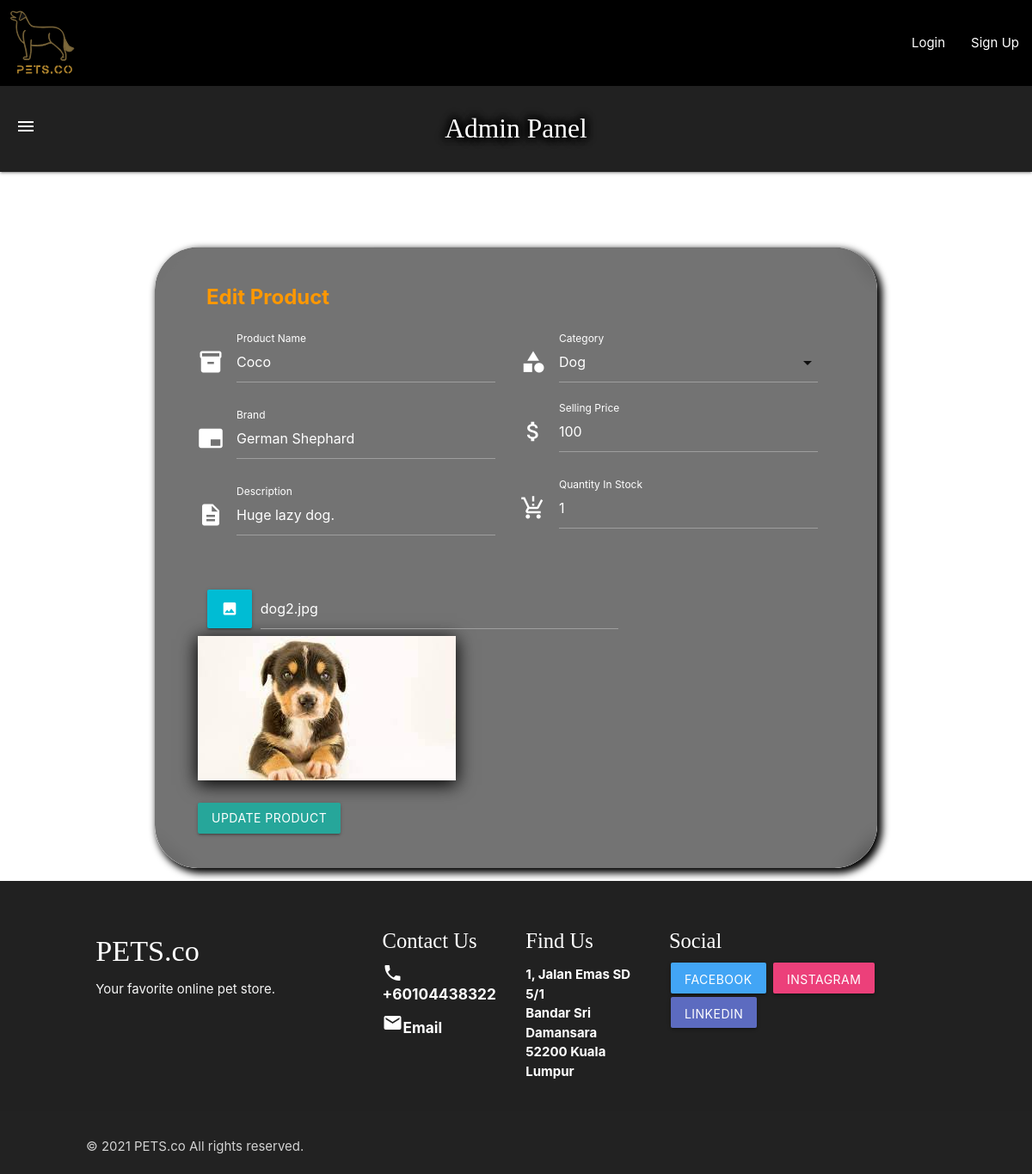
The app's page /edit_products.php?item_id=3, older data.
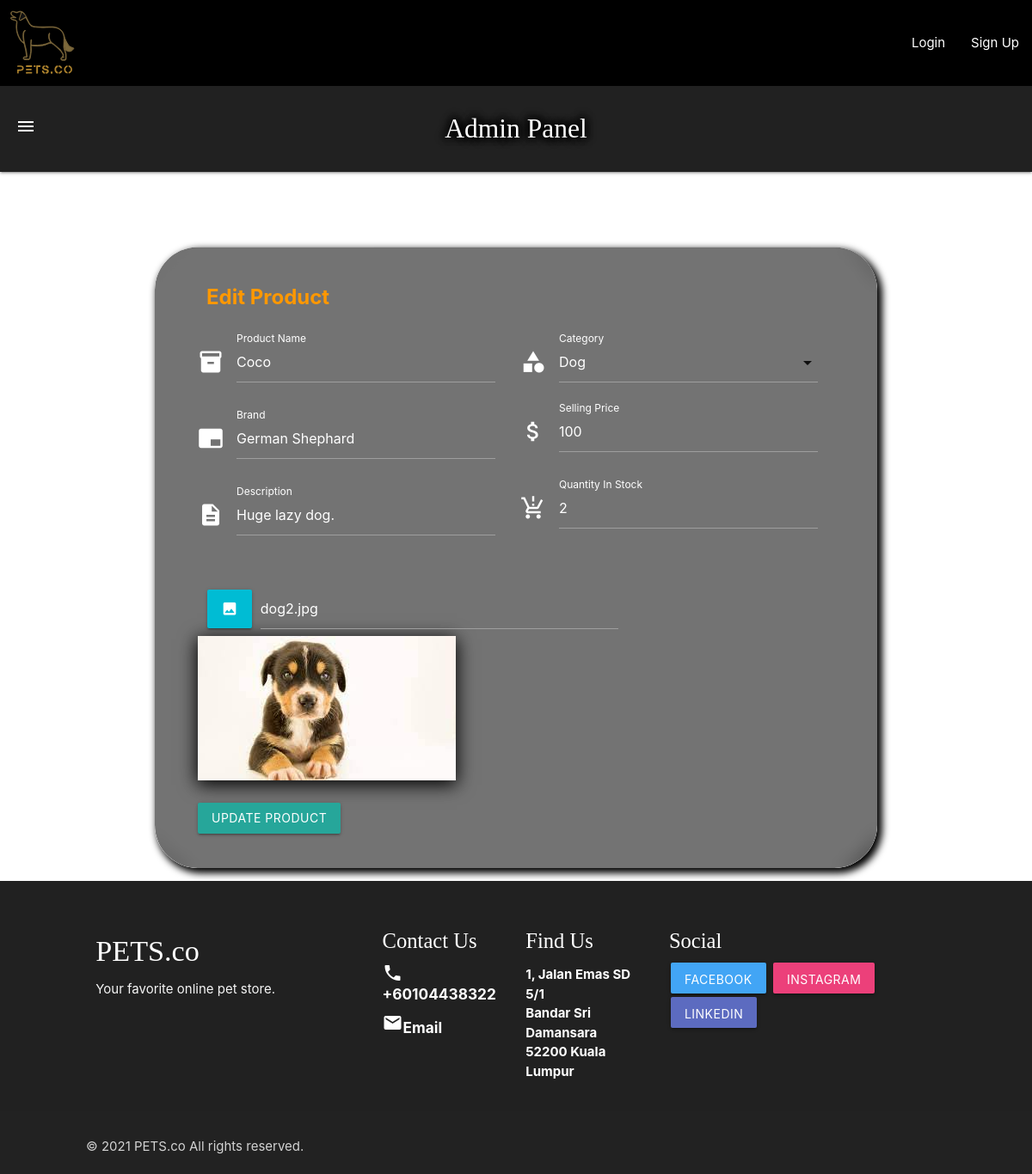
The same page, newer data.
### tables this page shows
CREATE TABLE `items` (
  `ItemID` int(11) NOT NULL,
  `Name` varchar(64) NOT NULL,
  `Brand` varchar(64) NOT NULL,
  `Description` varchar(512) NOT NULL,
  `Category` int(11) NOT NULL,
  `SellingPrice` float NOT NULL,
  `QuantityInStock` int(11) NOT NULL,
  `Image` varchar(512) NOT NULL
);

### edit_products.php (the view, shortened to what this page needs)
<!DOCTYPE html>
<html lang="en">
<?php
  require_once "header.php";
  require_once "admin_nav_bar.php";
  include "includes/utils/dbhandler.php";
  if (isset($_GET['item_id']))
  {
    $itemID = $_GET['item_id'];
    $sql = "SELECT ItemID, Name, Brand, Description, Category, SellingPrice, QuantityInStock, Image
      FROM Items WHERE ItemID = $itemID";
    $result = $conn->query($sql) or die ($conn->error);
    list($item_id, $name, $brand, $description, $category, $sellingprice, $quantityinstock, $image)
      = $result->fetch_array();
  }
  ?>
<div class="rounded-card-parent container" style="margin-top: 50px;">
  <div class="card rounded-card">
    <span class="card-title orange-text bold" style="padding-left: 20px;">Edit Product</span>
    <form action="edit_products.php" method="POST" style="padding-left: 10px;">
      <div class="row">
        <div class="col s6" style="padding-right: 40px;">
          <div class="row">
            <div class="input-field white-text">
              <i class="material-icons prefix">inventory_2</i>
              <input name="name" type="text" class="validate white-text" maxlength="30"
                value="<?php echo $name;?>">
              <label for="name" class="white-text">Product Name</label>
            </div>
          </div>
          <div class="row">
            <div class="input-field white-text">
              <i class="material-icons prefix">branding_watermark</i>
              <input name="brand" type="text" class="validate white-text" maxlength="20"
                value="<?php echo $brand;?>">
              <label for="brand" class="white-text">Brand</label>
            </div>
          </div>
          <div class="row">
            <div class="input-field white-text">
              <i class="material-icons prefix">description</i>
              <input name="description" type="text" class="validate white-text" minlength="5" maxlength="30"
                value="<?php echo $description;?>">
              <label for="description" class="white-text">Description</label>
            </div>
          </div>
        </div>
        <div class="col s6" style="padding-right: 40px;">
          <div class="row">
            <div class="input-field white-text">
              <i class="material-icons prefix white-text">category</i>
              <label class="white-text">Category</label>
            </div>
          </div>
          <div class="row">
            <div class="input-field white-text">
              <i class="material-icons prefix">attach_money</i>
              <input name="sellingprice" type="number" step=".01" class="validate white-text" maxlength="30"
                value="<?php echo $sellingprice;?>">
              <label for="sellingprice" class="white-text">Selling Price</label>
            </div>
          </div>
          <div class="row">
            <div class="input-field white-text">
              <i class="material-icons prefix white-text">production_quantity_limits</i>
              <input name="quantityinstock" type="number" class="validate white-text" maxlength="30"
                value="<?php echo $quantityinstock;?>">
              <label for="quantityinstock" class="white-text">Quantity In Stock</label>
            </div>
          </div>
        </div>
      </div>
      <div class="row">
        <div class="file-field col s8">
          <a class="waves-effect waves-light btn cyan">
            <i class="material-icons prefix">image</i>
          </a>
          <div class="file-path-wrapper">
            <input name="image" class="file-path validate white-text" type="text" onchange="update_image(this)"
              value="<?php echo $image;?>">
          </div>
        </div>
        <img class="shadow-img" id="image" src="images/<?php echo $image;?>" style="width: 300px;">
      </div>
      <button type="submit" id="update" name="update" class="btn">Update Product</button>
    </form>
  </div>
</div>
<?php include "footer.php"; ?>

Row changes from the older to the newer data that the page shows:
changed items "Coco": quantityinstock "1" → "2"
